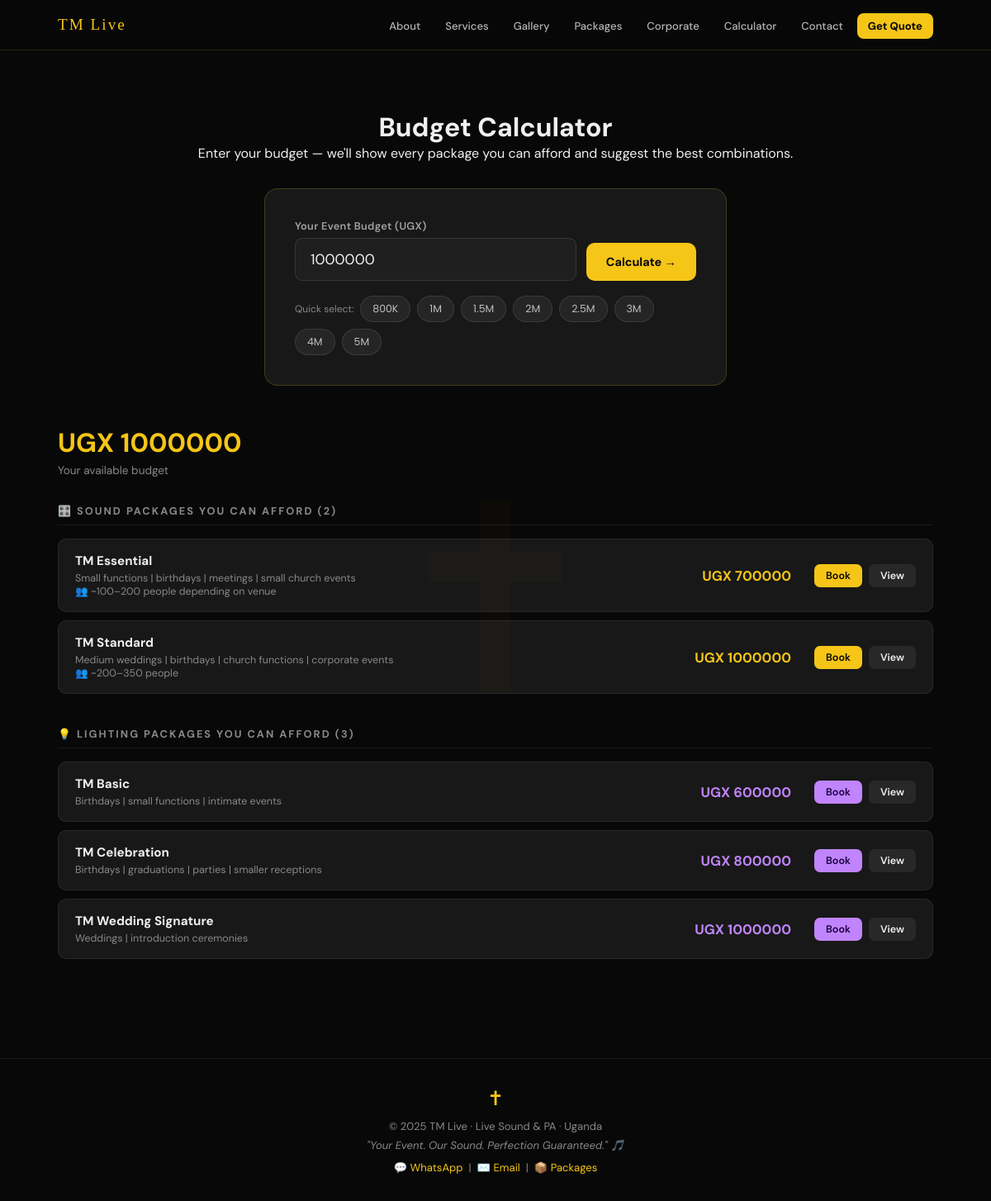
The page /calculator/?budget=1000000 on the database its author committed.
### catalogue/models.py (models this page shows, shortened)
class SiteSettings(models.Model):
    site_name     = models.CharField(max_length=100, default="TM Live")
    tagline       = models.CharField(max_length=200, default="Your Event. Our Sound. Perfection Guaranteed.")
    logo          = models.ImageField(upload_to=logo_upload_path, blank=True, null=True,
                                      help_text="Logo shown in the hero circle")
    hero_image    = models.ImageField(upload_to=hero_upload_path, blank=True, null=True,
                                      help_text="Background image for the hero section (optional)")
    hero_line1    = models.CharField(max_length=60, default="YOUR EVENT",
                                     help_text="First cycling headline line")
    hero_line2    = models.CharField(max_length=60, default="OUR SOUND",
                                     help_text="Second cycling headline line")
    hero_line3    = models.CharField(max_length=60, default="PERFECTION",
                                     help_text="Third cycling headline line")
    hero_line4    = models.CharField(max_length=60, default="GUARANTEED",
                                     help_text="Fourth cycling headline line")
    hero_verse    = models.CharField(max_length=300,
                                     default="Professional Sound. Honouring Your Faith. Glorifying Christ.",
                                     help_text="Small italic text above the headline")
    phone_calls   = models.CharField(max_length=30, default="+256704995334",
                                     help_text="Primary phone (calls)")
    phone_wa1     = models.CharField(max_length=30, default="+256777523280",
                                     help_text="WhatsApp number 1")
    phone_wa2     = models.CharField(max_length=30, default="+256750329798",
                                     help_text="WhatsApp number 2 (leave blank to hide)")
    email         = models.EmailField(default="tmlive256@gmail.com")
    location      = models.CharField(max_length=100, default="Uganda")
    vision_title  = models.CharField(max_length=200,
                                     default="Professional Sound. Honouring Your Faith. Glorifying Christ.")
    vision_body   = models.TextField(
        default=(
            "TM Live is a Trusted PA System and Live Sound Provider Company committed to delivering "
            "exceptional audio experiences with Professionalism, Integrity, and Excellence. Whether "
            "you're hosting a celebration, a corporate gathering, a church event, or a community "
            "function, we provide reliable sound solutions tailored to your event's needs.\n\n"
            "Our foundation is rooted in Christian values, guiding us to serve every client with "
            "honesty, respect, and a commitment to excellence. Honouring both your Faith and Christ.\n\n"
            "We believe every event deserves sound that is clear, engaging, and memorable. 🎶"
        ),
        help_text="Supports line breaks. Use **bold** for emphasis."
    )
    footer_note   = models.CharField(max_length=300,
                                     default="© 2025 TM Live · Live Sound & PA · Uganda",
                                     blank=True)
    class Meta:
        verbose_name = "Site Settings"
        verbose_name_plural = "Site Settings"
    @classmethod
    def get(cls):
        obj, _ = cls.objects.get_or_create(pk=1)
        return obj
    def wa1_digits(self):
        return ''.join(c for c in self.phone_wa1 if c.isdigit())

class SoundPackage(models.Model):
    TIER_CHOICES = [
        (1, 'Essential'),
        (2, 'Standard'),
        (3, 'Wedding Pro'),
        (4, 'Premium'),
        (5, 'Concert'),
        (6, 'Full PA'),
    ]
    name      = models.CharField(max_length=100)
    tier      = models.IntegerField(choices=TIER_CHOICES, unique=True)
    price_min = models.IntegerField(help_text="Minimum price in UGX")
    price_max = models.IntegerField(help_text="Maximum price in UGX")
    tagline   = models.CharField(max_length=200, blank=True)
    ideal_for = models.CharField(max_length=300)
    capacity  = models.CharField(max_length=100)
    equipment = models.TextField(help_text="One item per line")
    services  = models.TextField(help_text="One item per line")
    notes     = models.TextField(blank=True)
    is_active = models.BooleanField(default=True)
    class Meta:
        ordering = ['tier']

class LightingPackage(models.Model):
    TIER_CHOICES = [
        (1, 'Basic'),
        (2, 'Celebration'),
        (3, 'Wedding Signature'),
        (4, 'Wedding Premium'),
        (5, 'Show Pro'),
        (6, 'Full Lighting Production'),
    ]
    name      = models.CharField(max_length=100)
    tier      = models.IntegerField(choices=TIER_CHOICES, unique=True)
    price_min = models.IntegerField(help_text="Minimum price in UGX")
    price_max = models.IntegerField(help_text="Maximum price in UGX")
    tagline   = models.CharField(max_length=200, blank=True)
    ideal_for = models.CharField(max_length=300)
    equipment = models.TextField(help_text="One item per line")
    services  = models.TextField(help_text="One item per line")
    notes     = models.TextField(blank=True)
    is_active = models.BooleanField(default=True)
    class Meta:
        ordering = ['tier']

### catalogue/views.py (the view)
# urls.py: path('calculator/', views.budget_calculator, name='budget_calculator'),
def budget_calculator(request):
    s = SiteSettings.get()
    context = {'results': None, 'budget': None, 'combinations': [], 's': s}
    if request.method == 'POST' or request.GET.get('budget'):
        raw = request.POST.get('budget') or request.GET.get('budget', '')
        try:
            budget = int(str(raw).replace(',', '').replace(' ', ''))
        except (ValueError, TypeError):
            budget = None
        if budget:
            context['budget'] = budget
            sound_packages   = SoundPackage.objects.filter(is_active=True, price_min__lte=budget)
            lighting_packages = LightingPackage.objects.filter(is_active=True, price_min__lte=budget)
            combinations = []
            for sp in SoundPackage.objects.filter(is_active=True):
                for lp in LightingPackage.objects.filter(is_active=True):
                    total = sp.price_min + lp.price_min
                    if total <= budget:
                        combinations.append({
                            'sound': sp, 'lighting': lp,
                            'total': total, 'remaining': budget - total,
                        })
            combinations.sort(key=lambda x: x['total'], reverse=True)
            combinations = combinations[:6]
            context['sound_packages']   = sound_packages
            context['lighting_packages'] = lighting_packages
            context['combinations']     = combinations
            context['has_results']      = sound_packages.exists() or lighting_packages.exists()
    return render(request, 'catalogue/budget_calculator.html', context)

### catalogue/context_processors.py (called while the page is built)
def site_settings(request):
    return {'s': SiteSettings.get()}

### catalogue/templates/catalogue/budget_calculator.html (shortened to what this page needs)
{% extends 'catalogue/base.html' %}
{% block content %}
<div class="calc-hero">
  <h1 class="section-heading">Budget <span class="accent">Calculator</span></h1>
  <p class="section-sub">Enter your budget — we'll show every package you can afford and suggest the best combinations.</p>
</div>
<div class="calc-form-wrap">
  <form method="POST" action="{% url 'catalogue:budget_calculator' %}">
    <div class="form-group">
      <label>Your Event Budget (UGX)</label>
      <div class="budget-input-row">
        <div class="form-group">
          <input type="number" name="budget" id="budgetInput" class="form-control"
            placeholder="e.g. 2000000"
            value="{{ budget|default:'' }}"
            min="0" style="font-size:1.1rem; padding: 14px 18px;">
        </div>
        <button type="submit" class="btn btn-gold" style="padding:14px 24px; white-space:nowrap;">
          Calculate →
        </button>
      </div>
    </div>
    <div class="budget-shortcut-row">
      <span style="font-size:0.75rem; color:var(--grey); align-self:center;">Quick select:</span>
      <button type="button" class="shortcut-btn" onclick="setB(800000)">800K</button>
      <button type="button" class="shortcut-btn" onclick="setB(1000000)">1M</button>
      <button type="button" class="shortcut-btn" onclick="setB(1500000)">1.5M</button>
      <button type="button" class="shortcut-btn" onclick="setB(2000000)">2M</button>
      <button type="button" class="shortcut-btn" onclick="setB(2500000)">2.5M</button>
      <button type="button" class="shortcut-btn" onclick="setB(3000000)">3M</button>
      <button type="button" class="shortcut-btn" onclick="setB(4000000)">4M</button>
      <button type="button" class="shortcut-btn" onclick="setB(5000000)">5M</button>
    </div>
  </form>
</div>
{% if budget %}
<div class="results-section">
  <div class="budget-display">UGX {{ budget|floatformat:0 }}</div>
  <div class="budget-label">Your available budget</div>
  {% if has_results %}
    {% if sound_packages %}
    <div style="margin-bottom: 40px;">
      <div class="result-section-title">🎛️ Sound Packages You Can Afford ({{ sound_packages|length }})</div>
      {% for pkg in sound_packages %}
      <div class="result-pkg-row">
        <div class="result-pkg-info">
          <h4>{{ pkg.name }}</h4>
          <p>{{ pkg.ideal_for }}</p>
          {% if pkg.capacity %}<p>👥 {{ pkg.capacity }}</p>{% endif %}
        </div>
        <div style="display:flex; align-items:center; gap:12px; flex-shrink:0;">
          <div class="result-pkg-price">UGX {{ pkg.price_min|floatformat:0 }}</div>
          <div class="result-pkg-actions">
            <a href="{% url 'catalogue:request_quote' %}?sound={{ pkg.pk }}" class="act-book">Book</a>
            <a href="{% url 'catalogue:package_detail' 'sound' pkg.pk %}" class="act-view">View</a>
          </div>
        </div>
      </div>
      {% endfor %}
    </div>
    {% endif %}
    {% if lighting_packages %}
    <div style="margin-bottom: 40px;">
      <div class="result-section-title">💡 Lighting Packages You Can Afford ({{ lighting_packages|length }})</div>
      {% for pkg in lighting_packages %}
      <div class="result-pkg-row">
        <div class="result-pkg-info">
          <h4>{{ pkg.name }}</h4>
          <p>{{ pkg.ideal_for }}</p>
        </div>
        <div style="display:flex; align-items:center; gap:12px; flex-shrink:0;">
          <div class="result-pkg-price" style="color:#c084fc;">UGX {{ pkg.price_min|floatformat:0 }}</div>
          <div class="result-pkg-actions">
            <a href="{% url 'catalogue:request_quote' %}?lighting={{ pkg.pk }}" class="act-book" style="background:#c084fc; color:#1a0040;">Book</a>
            <a href="{% url 'catalogue:package_detail' 'lighting' pkg.pk %}" class="act-view">View</a>
          </div>
        </div>
      </div>
      {% endfor %}
    </div>
    {% endif %}
  {% endif %}
</div>
{% endif %}
{% endblock %}

### catalogue/templates/catalogue/base.html (shortened to what this page needs)
{% load static %}
<!DOCTYPE html>
<html lang="en">
<head>
</head>
<body>
  <nav>
    <div class="nav-inner">
      <a href="{% url 'catalogue:home' %}" class="nav-logo">{{ s.site_name|default:"TM Live" }}</a>
      <ul class="nav-links">
        <li><a href="{% url 'catalogue:home' %}#about">About</a></li>
        <li><a href="{% url 'catalogue:home' %}#services">Services</a></li>
        <li><a href="{% url 'catalogue:home' %}#gallery">Gallery</a></li>
        <li><a href="{% url 'catalogue:catalogue' %}">Packages</a></li>
        <li><a href="{% url 'catalogue:corporate' %}">Corporate</a></li>
        <li><a href="{% url 'catalogue:budget_calculator' %}">Calculator</a></li>
        <li><a href="{% url 'catalogue:home' %}#contact">Contact</a></li>
        <li><a href="{% url 'catalogue:request_quote' %}" class="nav-cta">Get Quote</a></li>
      </ul>
    </div>
  </nav>
  {% block full_page %}
  <div class="page-content">
    {% block content %}{% endblock %}
  </div>
  {% endblock %}
  <footer>
    <span class="cross">&#x271D;&#xFE0E;</span>
    <p>{{ s.footer_note|default:"© 2025 TM Live · Live Sound & PA · Uganda" }}</p>
    <p style="margin-top:6px; font-style:italic;">"{{ s.tagline|default:"Your Event. Our Sound. Perfection Guaranteed." }}" 🎵</p>
    <p style="margin-top:10px;">
      <a href="https://wa.me/{{ s.wa1_digits }}">💬 WhatsApp</a> &nbsp;|&nbsp;
      <a href="mailto:{{ s.email }}">✉️ Email</a> &nbsp;|&nbsp;
      <a href="{% url 'catalogue:catalogue' %}">📦 Packages</a>
    </p>
  </footer>
</body>
</html>

### catalogue/templates/catalogue/base.html (style rules this page uses)
*, *::before, *::after { box-sizing: border-box; margin: 0; padding: 0; }
:root { --gold: #F5C518; --gold2: #c9a010; --gold-light: #ffe066; --black: #080808; --dark: #111; --dark2: #181818; --dark3: #1f1f1f; --text: #f0f0f0; --muted: #888; --grey: #888; --radius: 12px; }
html { scroll-behavior: smooth; }
body { background: var(--black); color: var(--text); font-family: 'DM Sans', sans-serif; overflow-x: hidden; }
body::before { content: '\271D'; position: fixed; top: 50%; left: 50%; transform: translate(-50%,-50%); font-size: 320px; color: rgba(245,197,24,0.018); pointer-events: none; z-index: 0; line-height: 1; font-family: Arial, Helvetica, sans-serif; }
nav { position: sticky; top: 0; z-index: 200; background: rgba(8,8,8,0.92); backdrop-filter: blur(12px); border-bottom: 1px solid rgba(245,197,24,0.15); }
.nav-inner { max-width: 1100px; margin: 0 auto; display: flex; align-items: center; justify-content: space-between; height: 60px; padding: 0 20px; }
.nav-logo { font-family: 'Cinzel', serif; font-size: 1.2rem; color: var(--gold); text-decoration: none; letter-spacing: 2px; }
.nav-links { display: flex; gap: 4px; list-style: none; }
.nav-links a { color: rgba(255,255,255,0.7); text-decoration: none; font-size: 0.82rem; font-weight: 500; padding: 7px 13px; border-radius: 8px; transition: all 0.2s; }
.nav-cta { background: var(--gold) !important; color: var(--black) !important; font-weight: 700 !important; }
.btn-gold { display: inline-flex; align-items: center; gap: 8px; padding: 12px 26px; border-radius: 10px; background: var(--gold); color: var(--black); font-weight: 700; font-size: 0.9rem; text-decoration: none; border: none; cursor: pointer; font-family: 'DM Sans', sans-serif; transition: all 0.2s; }
.page-content { max-width: 1100px; margin: 0 auto; padding: 32px 20px 80px; }
.form-control { width: 100%; padding: 11px 15px; background: var(--dark3); border: 1.5px solid rgba(255,255,255,0.1); border-radius: 9px; color: var(--text); font-family: 'DM Sans', sans-serif; font-size: 0.9rem; transition: border-color 0.2s; outline: none; }
.form-group { margin-bottom: 18px; }
.form-group label { display: block; font-size: 0.8rem; font-weight: 600; color: rgba(255,255,255,0.6); margin-bottom: 6px; letter-spacing: 0.3px; }
footer { text-align: center; padding: 32px 20px; border-top: 1px solid rgba(255,255,255,0.07); font-size: 0.82rem; color: var(--muted); }
footer .cross { font-size: 1.5rem; color: var(--gold); display: block; margin-bottom: 10px; }
footer span { color: var(--gold); }
footer a { color: var(--gold); text-decoration: none; }

### rows shown on the page
SiteSettings: site_name "TM Live", footer_note "© 2025 TM Live · Live Sound & PA · Uganda", tagline "Your Event. Our Sound. Perfection Guaranteed."
SoundPackage: name "TM Essential", ideal_for "Small functions | birthdays | meetings | small church events", capacity "~100–200 people depending on venue", price_min "700000"
SoundPackage: name "TM Standard", ideal_for "Medium weddings | birthdays | church functions | corporate events", capacity "~200–350 people", price_min "1000000"
LightingPackage: name "TM Basic", ideal_for "Birthdays | small functions | intimate events", price_min "600000"
LightingPackage: name "TM Celebration", ideal_for "Birthdays | graduations | parties | smaller receptions", price_min "800000"
LightingPackage: name "TM Wedding Signature", ideal_for "Weddings | introduction ceremonies", price_min "1000000"

### other values the page prints
{{ budget|floatformat:0 }} "1000000"
{{ sound_packages|length }} "2"
{{ lighting_packages|length }} "3"
